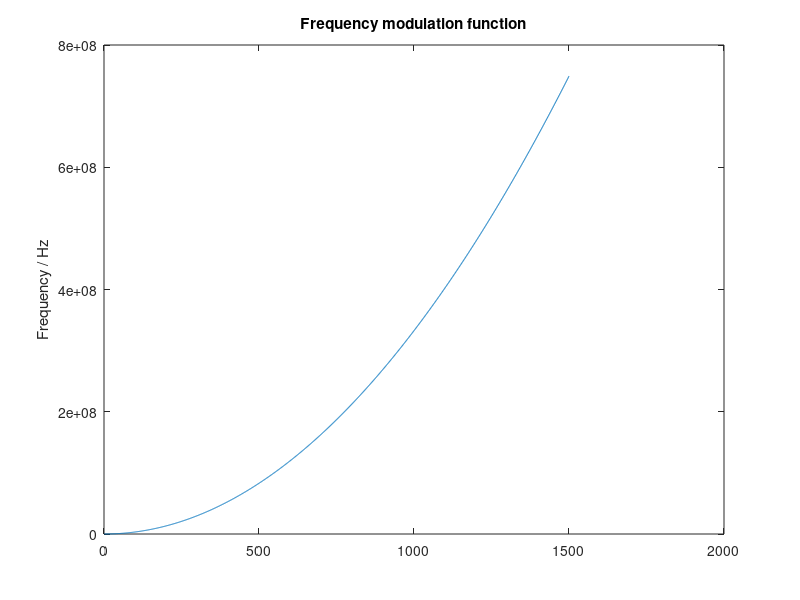

This chart was generated by the following MATLAB code: (Note: this script raises an error after producing the figure.)
clear all;
close all;
v_max = 100;
carrier = 9.55e9;
series_name = 'qfm';
plot_title = 'QFM';
lim = 100;


f_points = 100;
impulse_response = [];
amp = ones(1,13);
phase = [];
B = 1e6;

tau = 15e-6;
fs = 100e6;
N = tau*fs;
n = 0:N-1;
f_signal=B./N.*n.^2./2;
fig = figure;
plot(f_signal);
title('Frequency modulation function');
ylabel('Frequency / Hz');
filename = sprintf('../thesis/figures/%s-fmf.png', series_name);
print(fig, '-dpng', '-r300', filename);


[clean_signal signal new_tau] = makesignal(amp, phase, f_signal, impulse_response, tau, fs);
[delay v the_af] = af(signal, clean_signal, new_tau, v_max, f_points, carrier);
t_str = sprintf('%s ( \\tau=%3.3e s, f=%1.2f GHz)      ', plot_title, tau, carrier./1e9);
fig = plotaf(t_str, delay,v,the_af);
xlim([-lim lim]);
filename = sprintf('../thesis/figures/%s-%ius.png', series_name,tau*1e6);
print(fig, '-dpng', '-r300', filename);

lim = 3000;
tau = 50e-6;
fs = 2e7;
N = tau*fs;
n = 0:N-1;
f_signal=B./N.*n./2;
[clean_signal signal new_tau] = makesignal(amp, phase, f_signal, impulse_response, tau, fs);
[delay v the_af] = af(signal, clean_signal, new_tau, v_max, f_points, carrier);
t_str = sprintf('%s ( \\tau=%3.3e s, f=%1.2f GHz)      ', plot_title, tau, carrier./1e9);
fig = plotaf(t_str, delay,v,the_af);
xlim([-lim lim]);
filename = sprintf('../thesis/figures/%s-%ius.png', series_name,tau*1e6);
print(fig, '-dpng', '-r300', filename);

tau = 100e-6;
fs = 1e7;
N = tau*fs;
n = 0:N-1;
f_signal=B./N.*n./2;
[clean_signal signal new_tau] = makesignal(amp, phase, f_signal, impulse_response, tau, fs);
[delay v the_af] = af(signal, clean_signal, new_tau, v_max, f_points, carrier);
t_str = sprintf('%s ( \\tau=%3.3e s, f=%1.2f GHz)      ', plot_title, tau, carrier./1e9);
fig = plotaf(t_str, delay,v,the_af);
xlim([-lim lim]);
filename = sprintf('../thesis/figures/%s-%ius.png', series_name,tau*1e6);
print(fig,'-dpng', '-r300', filename);

tau = 200e-6;
fs = 1e7;
N = tau*fs;
n = 0:N-1;
f_signal=B./N.*n./2;
[clean_signal signal new_tau] = makesignal(amp, phase, f_signal, impulse_response, tau, fs);
[delay v the_af] = af(signal, clean_signal, new_tau, v_max, f_points, carrier);
t_str = sprintf('%s ( \\tau=%3.3e s, f=%1.2f GHz)      ', plot_title, tau, carrier./1e9);
fig = plotaf(t_str, delay,v,the_af);
xlim([-lim lim]);
filename = sprintf('../thesis/figures/%s-%ius.png', series_name,tau*1e6);
print(fig, '-dpng', '-r300', filename);



lim = 100;
amp = hamming(13)';
window = 'Hamming';
tau = 15e-6;
fs = 100e6;
N = tau*fs;
n = 0:N-1;
f_signal=B./N.*n.^2./2;
[clean_signal signal new_tau] = makesignal(amp, phase, f_signal, impulse_response, tau, fs);
[delay v the_af] = af(signal, clean_signal, new_tau, v_max, f_points, carrier);
t_str = sprintf('%s ( \\tau=%3.3e s, f=%1.2f GHz, %s window)      ', plot_title, tau, carrier./1e9,window);
filename = sprintf('../thesis/figures/%s-%ius-%s.png', series_name,tau*1e6,window);
fig = plotaf(t_str, delay,v,the_af);
xlim([-lim lim]);
print(fig, '-dpng', '-r300', filename);

lim = 3000;
tau = 50e-6;
fs = 2e7;
N = tau*fs;
n = 0:N-1;
f_signal=B./N.*n./2;
[clean_signal signal new_tau] = makesignal(amp, phase, f_signal, impulse_response, tau, fs);
[delay v the_af] = af(signal, clean_signal, new_tau, v_max, f_points, carrier);
t_str = sprintf('%s ( \\tau=%3.3e s, f=%1.2f GHz, %s window)      ', plot_title, tau, carrier./1e9,window);
filename = sprintf('../thesis/figures/%s-%ius-%s.png', series_name,tau*1e6,window);
fig = plotaf(t_str, delay,v,the_af);
xlim([-lim lim]);
print(fig, '-dpng', '-r300', filename);

tau = 100e-6;
fs = 1e7;
N = tau*fs;
n = 0:N-1;
f_signal=B./N.*n./2;
[clean_signal signal new_tau] = makesignal(amp, phase, f_signal, impulse_response, tau, fs);
[delay v the_af] = af(signal, clean_signal, new_tau, v_max, f_points, carrier);
t_str = sprintf('%s ( \\tau=%3.3e s, f=%1.2f GHz, %s window)      ', plot_title, tau, carrier./1e9,window);
filename = sprintf('../thesis/figures/%s-%ius-%s.png', series_name,tau*1e6,window);
fig = plotaf(t_str, delay,v,the_af);
xlim([-lim lim]);
print(fig,'-dpng', '-r300', filename);

tau = 200e-6;
fs = 1e7;
N = tau*fs;
n = 0:N-1;
f_signal=B./N.*n./2;
[clean_signal signal new_tau] = makesignal(amp, phase, f_signal, impulse_response, tau, fs);
[delay v the_af] = af(signal, clean_signal, new_tau, v_max, f_points, carrier);
t_str = sprintf('%s ( \\tau=%3.3e s, f=%1.2f GHz, %s window)      ', plot_title, tau, carrier./1e9,window);
filename = sprintf('../thesis/figures/%s-%ius-%s.png', series_name,tau*1e6,window);
fig = plotaf(t_str, delay,v,the_af);
xlim([-lim lim]);
print(fig, '-dpng', '-r300', filename);
